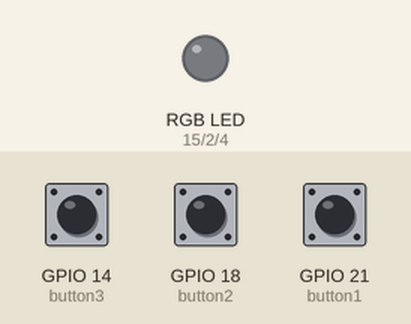
The sketch below on a simulated ESP32. On the bench: an RGB LED mixed from three pins (HIGH = lit). Inputs (shaded band) come from the test bench; at power-on: GPIO 14 (button3) LOW, GPIO 18 (button2) LOW, GPIO 21 (button1) LOW. WiFi joins after 1.5 s; servers stay silent unless stated; what the sketch prints to the serial monitor is not drawn.

Above: at 0.1 s.
At 1.6 s:
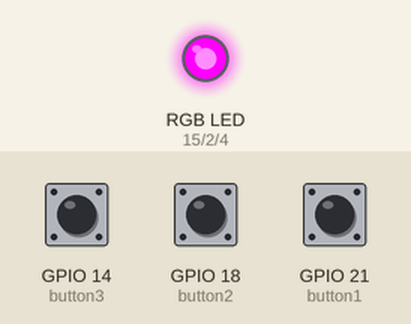
At 2.7 s:
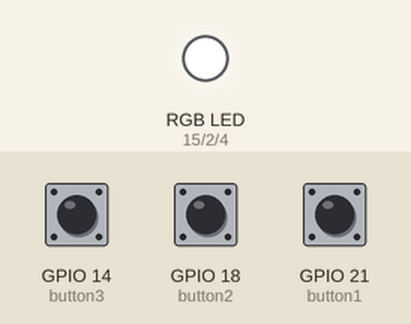
2.8 s: GPIO 14 (button3) pulled HIGH for 0.15 s
Timing chart, 0 to 5.8 s (numbered marks = the images above; inputs shaded):
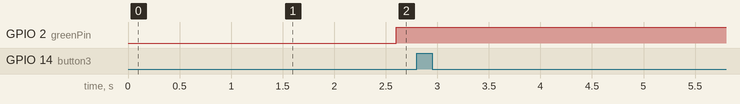

The sketch:

bulletinCodeDesk.ino
```cpp
#include <WiFi.h>
#include <HTTPClient.h>

const char* ssid = "ssid"; //network of other esp32
const char* password = "password";

const char* serverName = "http://152.100.1.1"; //server name
const char* serverValueRed = "http://152.100.1.1/red"; //get red value
const char* serverValueGreen = "http://152.100.1.1/green"; //get green value
const char* serverValueBlue = "http://152.100.1.1/blue"; //get blue value
const char* serverUpdateRed = "http://152.100.1.1/updateRed"; //change bulletin to red
const char* serverUpdateYellow = "http://152.100.1.1/updateYellow"; //change bulletin to yellow
const char* serverUpdateGreen = "http://152.100.1.1/updateGreen"; //change bulletin to green

unsigned long previousMillis = 0; //when to update led
const long interval = 2000;

int button1 = 21;
int button2 = 18;
int button3 = 14;

const int redPin = 15;
const int greenPin = 2;
const int bluePin = 4;

void setup() {
  Serial.begin(115200);

  pinMode(button1, INPUT);
  pinMode(button2, INPUT);
  pinMode(button3, INPUT);

  WiFi.begin(ssid, password); //connecting to esp32 in outside bulletin

  Serial.println("Connecting");
  while(WiFi.status() != WL_CONNECTED) {
    delay(500);
    Serial.print(".");
  }

  Serial.println("");
  Serial.print("Connected to WiFi network with IP Address: ");
  Serial.println(WiFi.localIP());

  ledcAttachPin(redPin, 1);
  ledcAttachPin(greenPin, 2);
  ledcAttachPin(bluePin, 3);
  ledcSetup(1,12000,8);
  ledcSetup(2,12000,8);
  ledcSetup(3,12000,8);

  setColor(0, 255, 0); //sets led to blue at start up

}

void loop() {
  unsigned long currentMillis = millis();

  if(currentMillis - previousMillis >= interval) { //checks if 2 seconds have passed

    if(WiFi.status()== WL_CONNECTED ){
      String red = httpGETRequest(serverValueRed); //get values from outside bulletin
      String green = httpGETRequest(serverValueGreen);
      String blue = httpGETRequest(serverValueBlue);
      setColor(red.toInt(), green.toInt(), blue.toInt());

      previousMillis = currentMillis;
    }
    else {
      Serial.println("WiFi Disconnected"); //sets blue color if disconnected
      setColor(0,0,255);
    }
  }

  checkButton(); //checks button if it needs to send
}

void setColor(unsigned int red, unsigned int green, unsigned int blue) { //changes rgb color
  red = 255 - red;
  green = 255 - green;
  blue = 255 - blue;
  ledcWrite(1, red);
  ledcWrite(2, green);
  ledcWrite(3, blue);
}

String httpGETRequest(const char* serverName) { //sends to requests to arduino in the bulletin
  HTTPClient http;

  // Your IP address with path or Domain name with URL path
  http.begin(serverName);

  // Send HTTP POST request
  int httpResponseCode = http.GET();

  String payload = "0";

  if (httpResponseCode>0) {
    Serial.print("HTTP Response code: ");

    payload = http.getString();
    Serial.println(payload);
  }
  else {
    Serial.print("Error code: ");
    Serial.println(httpResponseCode);
  }
  // Free resources
  http.end();

  return payload;
}

void checkButton() { //checks for buttons, then sends requests if it needs to change color
  int value1 = digitalRead(button1);
  int value2 = digitalRead(button2);
  int value3 = digitalRead(button3);
  if(value1 == HIGH) {
    Serial.println("ButtonPresed1");
    httpGETRequest(serverUpdateRed);
    delay(500);
  } else if(value2 == HIGH) {
    Serial.println("ButtonPresed2");
    httpGETRequest(serverUpdateYellow);
    delay(500);
  } else if(value3 == HIGH) {
    Serial.println("ButtonPresed3");
    httpGETRequest(serverUpdateGreen);
    delay(500);
  }
}
```

Measured:
- after the input at 2.8 s, every drawn part: stays the same
